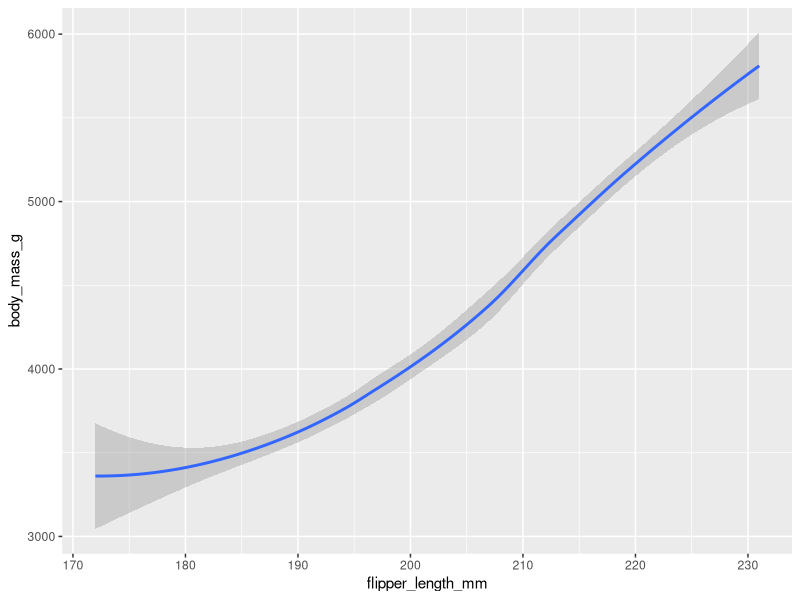
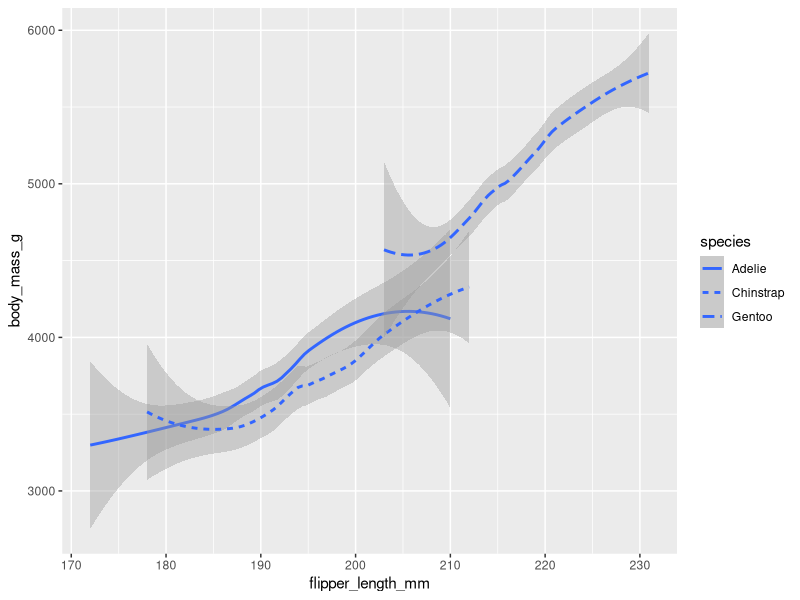
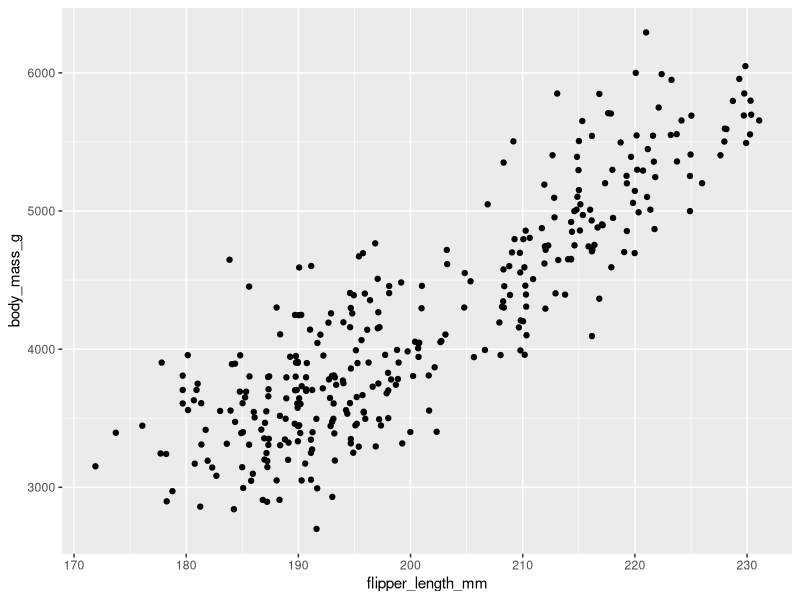
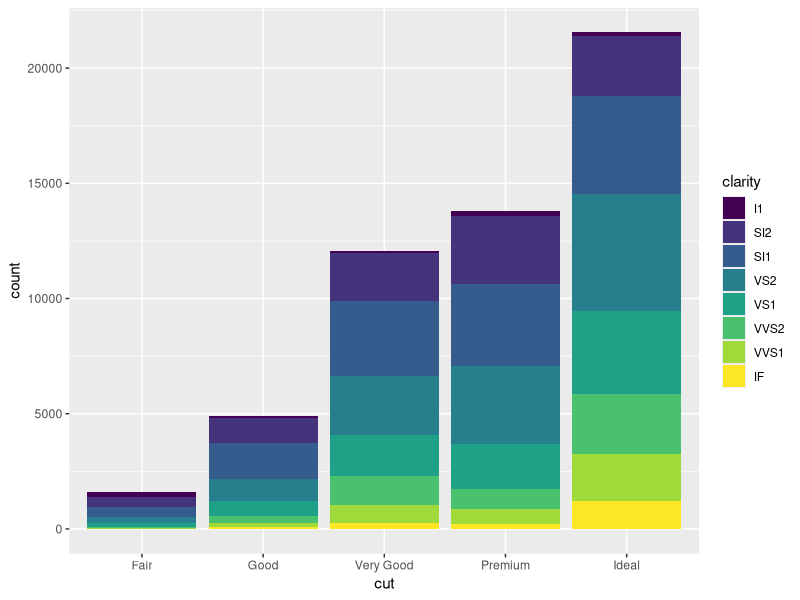

Source code (R) for these figures, in order:

library(ggplot2)
library(palmerpenguins)

ggplot(data = penguins) +
  geom_smooth(aes(x = flipper_length_mm, y = body_mass_g))
geom_point(mapping=aes(x=flipper_length_mm,y=body_mass_g))

ggplot(data=penguins)+
  geom_smooth(mapping=aes(x=flipper_length_mm,y=body_mass_g,linetype=species))
ggplot(data=penguins)+
  geom_jitter(mapping=aes(x=flipper_length_mm,y=body_mass_g))

ggplot(data=diamonds)+
  geom_bar(mapping=aes(x=cut, fill=clarity))